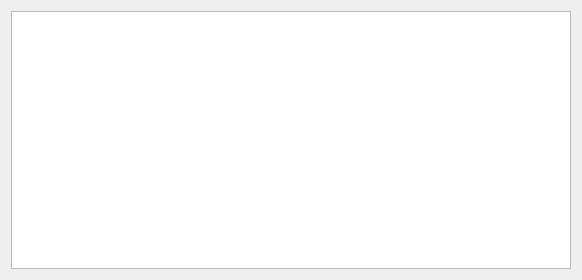
<?xml version="1.0" encoding="UTF-8"?>
<ui version="4.0">
 <class>Dialog</class>
 <widget class="QDialog" name="Dialog">
  <property name="geometry">
   <rect>
    <x>0</x>
    <y>0</y>
    <width>582</width>
    <height>280</height>
   </rect>
  </property>
  <property name="windowTitle">
   <string>Dialog</string>
  </property>
  <layout class="QGridLayout" name="gridLayout">
   <item row="0" column="0">
    <widget class="QTextEdit" name="textEdit">
     <property name="readOnly">
      <bool>true</bool>
     </property>
     <property name="placeholderText">
      <string/>
     </property>
    </widget>
   </item>
  </layout>
 </widget>
 <resources/>
 <connections/>
</ui>
